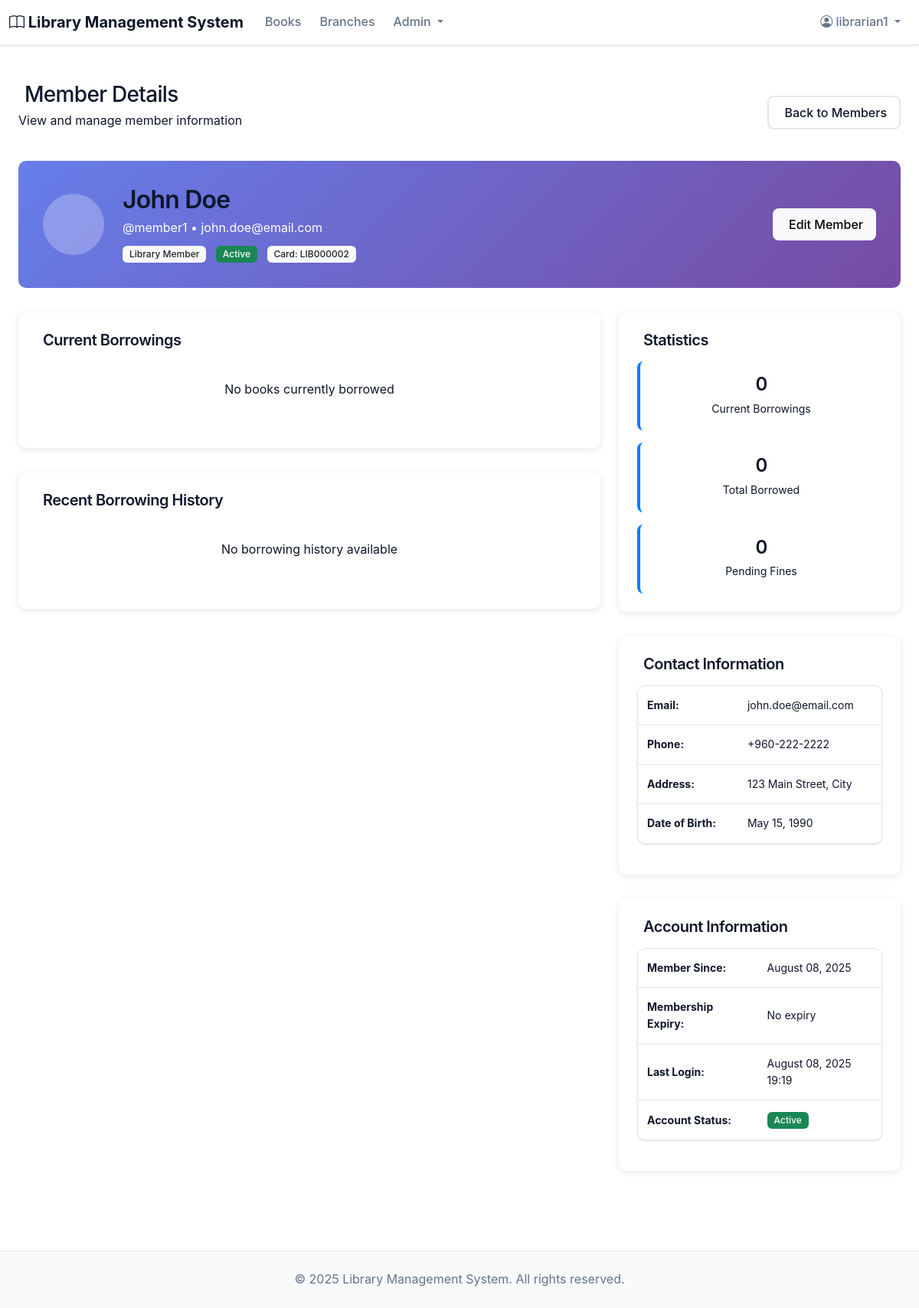
The page /accounts/members/3/ (signed in) on the database its author committed.
### accounts/models.py (models this page shows, shortened)
class User(AbstractUser):
    USER_TYPE_CHOICES = [
        ('member', 'Library Member'),
        ('librarian', 'Librarian'),
        ('admin', 'Administrator'),
    ]
    user_type = models.CharField(max_length=20, choices=USER_TYPE_CHOICES, default='member')
    phone_number = models.CharField(max_length=15, blank=True)
    date_of_birth = models.DateField(blank=True, null=True)
    address = models.TextField(blank=True)
    emergency_contact_name = models.CharField(max_length=100, blank=True)
    emergency_contact_phone = models.CharField(max_length=15, blank=True)
    library_card_number = models.CharField(max_length=20, unique=True, blank=True, null=True)
    is_active_member = models.BooleanField(default=True)
    membership_date = models.DateTimeField(default=timezone.now)
    membership_expiry = models.DateTimeField(blank=True, null=True)
    profile_picture = models.ImageField(upload_to='profile_pictures/', blank=True, null=True)
    @property
    def full_name(self):
        return f"{self.first_name} {self.last_name}".strip() or self.username
    @property
    def is_librarian(self):
        return self.user_type in ['librarian', 'admin']

### accounts/views.py (the view)
# urls.py: path('members/<int:pk>/', views.MemberDetailView.as_view(), name='member_detail'),
class MemberDetailView(LibrarianRequiredMixin, DetailView):
    model = User
    template_name = 'accounts/member_detail.html'
    context_object_name = 'member'
    def get_context_data(self, **kwargs):
        context = super().get_context_data(**kwargs)
        member = self.get_object()
        context.update({
            'current_borrowings': BorrowTransaction.objects.filter(
                user=member, status='active'
            ).select_related('book_copy__book'),
            'borrowing_history': BorrowTransaction.objects.filter(
                user=member
            ).order_by('-borrowed_at')[:10].select_related('book_copy__book'),
            'pending_fines': Fine.objects.filter(
                user=member, status='pending'
            ).select_related('fine_type'),
            'audit_logs': AuditLog.objects.filter(
                user=member
            ).order_by('-timestamp')[:20],
        })
        return context

### templates/accounts/member_detail.html (shortened to what this page needs)
{% extends 'base.html' %}
{% load static %}
{% block content %}
<div class="container-fluid py-4">
    <div class="row mb-4">
        <div class="col-12">
            <div class="d-flex justify-content-between align-items-center">
                <div>
                    <h1 class="h3 mb-1">
                        Member Details
                    </h1>
                    <p class="text-muted">View and manage member information</p>
                </div>
                <div>
                    <a href="{% url 'accounts:member_list' %}" class="btn btn-outline-secondary">
                        Back to Members
                    </a>
                </div>
            </div>
        </div>
    </div>
    <div class="member-header">
        <div class="row align-items-center">
            <div class="col-md-8">
                <div class="d-flex align-items-center">
                    <div class="me-4">
                        {% if member.profile_picture %}
                            <img src="{{ member.profile_picture.url }}"
                                 alt="{{ member.full_name }}"
                                 class="rounded-circle"
                                 width="80" height="80">
                        {% else %}
                            <div class="bg-white bg-opacity-25 rounded-circle d-flex align-items-center justify-content-center"
                                 style="width: 80px; height: 80px;">
                            </div>
                        {% endif %}
                    </div>
                    <div>
                        <h2 class="mb-1">{{ member.full_name }}</h2>
                        <p class="mb-2">@{{ member.username }} • {{ member.email }}</p>
                        <div>
                            <span class="badge bg-light text-dark me-2">{{ member.get_user_type_display }}</span>
                            {% if member.is_active_member %}
                                <span class="badge bg-success">Active</span>
                            {% else %}
                                <span class="badge bg-secondary">Inactive</span>
                            {% endif %}
                            {% if member.library_card_number %}
                                <span class="badge bg-light text-dark ms-2">Card: {{ member.library_card_number }}</span>
                            {% endif %}
                        </div>
                    </div>
                </div>
            </div>
            <div class="col-md-4 text-end">
                <a href="{% url 'accounts:member_edit' member.pk %}" class="btn btn-light">
                    Edit Member
                </a>
            </div>
        </div>
    </div>
    <div class="row">
        <div class="col-md-8">
            <div class="info-card">
                <h5 class="mb-3">
                    Current Borrowings
                </h5>
                {% if current_borrowings %}
                    <div class="table-responsive">
                        <table class="table table-hover">
                            <thead>
                                <tr>
                                    <th>Book</th>
                                    <th>Borrowed</th>
                                    <th>Due Date</th>
                                    <th>Status</th>
                                </tr>
                            </thead>
                            <tbody>
                                {% for transaction in current_borrowings %}
                                <tr>
                                    <td>
                                        <strong>{{ transaction.book_copy.book.title }}</strong>
                                        <br><small class="text-muted">{{ transaction.book_copy.book.authors.all|join:", " }}</small>
                                    </td>
                                    <td>{{ transaction.borrowed_at|date:"M d, Y" }}</td>
                                    <td>
                                        {{ transaction.due_date|date:"M d, Y" }}
                                        {% if transaction.is_overdue %}
                                            <br><small class="text-danger">{{ transaction.days_overdue }} days overdue</small>
                                        {% endif %}
                                    </td>
                                    <td>
                                        {% if transaction.is_overdue %}
                                            <span class="badge bg-danger">Overdue</span>
                                        {% else %}
                                            <span class="badge bg-success">Active</span>
                                        {% endif %}
                                    </td>
                                </tr>
                                {% endfor %}
                            </tbody>
                        </table>
                    </div>
                {% else %}
                    <div class="text-center py-4">
                        <p class="text-muted">No books currently borrowed</p>
                    </div>
                {% endif %}
            </div>
            <div class="info-card">
                <h5 class="mb-3">
                    Recent Borrowing History
                </h5>
                {% if borrowing_history %}
                    <div class="table-responsive">
                        <table class="table table-hover">
                            <thead>
                                <tr>
                                    <th>Book</th>
                                    <th>Borrowed</th>
                                    <th>Returned</th>
                                    <th>Status</th>
                                </tr>
                            </thead>
                            <tbody>
                                {% for transaction in borrowing_history %}
                                <tr>
                                    <td>
                                        <strong>{{ transaction.book_copy.book.title }}</strong>
                                        <br><small class="text-muted">{{ transaction.book_copy.book.authors.all|join:", " }}</small>
                                    </td>
                                    <td>{{ transaction.borrowed_at|date:"M d, Y" }}</td>
                                    <td>
                                        {% if transaction.returned_at %}
                                            {{ transaction.returned_at|date:"M d, Y" }}
                                        {% else %}
                                            <span class="text-muted">Not returned</span>
                                        {% endif %}
                                    </td>
                                    <td>
                                        <span class="badge bg-{% if transaction.status == 'returned' %}success{% elif transaction.status == 'active' %}primary{% else %}secondary{% endif %}">
                                            {{ transaction.get_status_display }}
                                        </span>
                                    </td>
                                </tr>
                                {% endfor %}
                            </tbody>
                        </table>
                    </div>
                {% else %}
                    <div class="text-center py-4">
                        <p class="text-muted">No borrowing history available</p>
                    </div>
                {% endif %}
            </div>
        </div>
        <div class="col-md-4">
            <div class="info-card">
                <h5 class="mb-3">
                    Statistics
                </h5>
                <div class="row g-3">
                    <div class="col-12">
                        <div class="stat-card">
                            <h4 class="text-primary mb-1">{{ current_borrowings|length }}</h4>
                            <small class="text-muted">Current Borrowings</small>
                        </div>
                    </div>
                    <div class="col-12">
                        <div class="stat-card">
                            <h4 class="text-info mb-1">{{ borrowing_history|length }}</h4>
                            <small class="text-muted">Total Borrowed</small>
                        </div>
                    </div>
                    <div class="col-12">
                        <div class="stat-card">
                            <h4 class="text-warning mb-1">{{ pending_fines|length }}</h4>
                            <small class="text-muted">Pending Fines</small>
                        </div>
                    </div>
                </div>
            </div>
            <div class="info-card">
                <h5 class="mb-3">
                    Contact Information
                </h5>
                <table class="table table-borderless small">
                    <tr>
                        <td><strong>Email:</strong></td>
                        <td>{{ member.email }}</td>
                    </tr>
                    <tr>
                        <td><strong>Phone:</strong></td>
                        <td>{{ member.phone_number|default:"Not provided" }}</td>
                    </tr>
                    <tr>
                        <td><strong>Address:</strong></td>
                        <td>{{ member.address|default:"Not provided" }}</td>
                    </tr>
                    <tr>
                        <td><strong>Date of Birth:</strong></td>
                        <td>{{ member.date_of_birth|default:"Not provided" }}</td>
                    </tr>
                </table>
            </div>
            <div class="info-card">
                <h5 class="mb-3">
                    Account Information
                </h5>
                <table class="table table-borderless small">
                    <tr>
                        <td><strong>Member Since:</strong></td>
                        <td>{{ member.membership_date|date:"F d, Y" }}</td>
                    </tr>
                    <tr>
                        <td><strong>Membership Expiry:</strong></td>
                        <td>{{ member.membership_expiry|date:"F d, Y"|default:"No expiry" }}</td>
                    </tr>
                    <tr>
                        <td><strong>Last Login:</strong></td>
                        <td>{{ member.last_login|date:"F d, Y H:i"|default:"Never" }}</td>
                    </tr>
                    <tr>
                        <td><strong>Account Status:</strong></td>
                        <td>
                            {% if member.is_active_member %}
                                <span class="badge bg-success">Active</span>
                            {% else %}
                                <span class="badge bg-secondary">Inactive</span>
                            {% endif %}
                        </td>
                    </tr>
                </table>
            </div>
        </div>
    </div>
</div>
{% endblock %}

### templates/base.html (shortened to what this page needs)
<!DOCTYPE html>
<html lang="en">
<head>
    <link href="https://cdn.jsdelivr.net/npm/bootstrap@5.3.0/dist/css/bootstrap.min.css" rel="stylesheet">
    <link href="https://cdn.jsdelivr.net/npm/bootstrap-icons@1.10.0/font/bootstrap-icons.css" rel="stylesheet">
    {% load static %}
    <link rel="stylesheet" href="{% static 'css/custom.css' %}">
</head>
<body>
    <nav class="navbar navbar-expand-lg navbar-light" style="background-color: var(--background); box-shadow: 0 1px 3px 0 rgba(0, 0, 0, 0.1); border-bottom: 1px solid var(--border);">
        <div class="container">
            <a class="navbar-brand" href="{% url 'home' %}">
                <i class="bi bi-book"></i> Library Management System
            </a>
            <div class="collapse navbar-collapse" id="navbarNav">
                <ul class="navbar-nav me-auto">
                    <li class="nav-item">
                        <a class="nav-link" href="{% url 'books:book_list' %}">Books</a>
                    </li>
                    <li class="nav-item">
                        <a class="nav-link" href="{% url 'library_branches:branch_list' %}">Branches</a>
                    </li>
                    {% if user.is_authenticated and user.is_librarian %}
                    <li class="nav-item dropdown">
                        <a class="nav-link dropdown-toggle" href="#" id="adminDropdown" role="button" data-bs-toggle="dropdown">
                            Admin
                        </a>
                    </li>
                    {% endif %}
                </ul>
                <ul class="navbar-nav">
                    {% if user.is_authenticated %}
                    <li class="nav-item dropdown">
                        <a class="nav-link dropdown-toggle" href="#" id="userDropdown" role="button" data-bs-toggle="dropdown">
                            <i class="bi bi-person-circle"></i> {{ user.username }}
                        </a>
                    </li>
                    {% endif %}
                </ul>
            </div>
        </div>
    </nav>
    <main class="container mt-4 mb-5" style="min-height: calc(100vh - 200px);">
        {% block content %}{% endblock %}
    </main>
    <footer class="mt-5 py-4" style="background-color: var(--muted); color: var(--muted-foreground); border-top: 1px solid var(--border);">
        <div class="container text-center">
            <p class="mb-0 text-sm" style="color: var(--muted-foreground); font-weight: 400;">&copy; 2025 Library Management System. All rights reserved.</p>
        </div>
    </footer>
</body>
</html>

### rows shown on the page
User: username "librarian1"
User: full_name "John Doe", username "member1", email "john.doe@email.com", user_type "Library Member", library_card_number "LIB000002", phone_number "+960-222-2222", address "123 Main Street, City", date_of_birth "May 15, 1990", membership_date "August 08, 2025", membership_expiry "No expiry", last_login "August 08, 2025 19:19"

### other values the page prints
{{ current_borrowings|length }} "0"
{{ borrowing_history|length }} "0"
{{ pending_fines|length }} "0"
